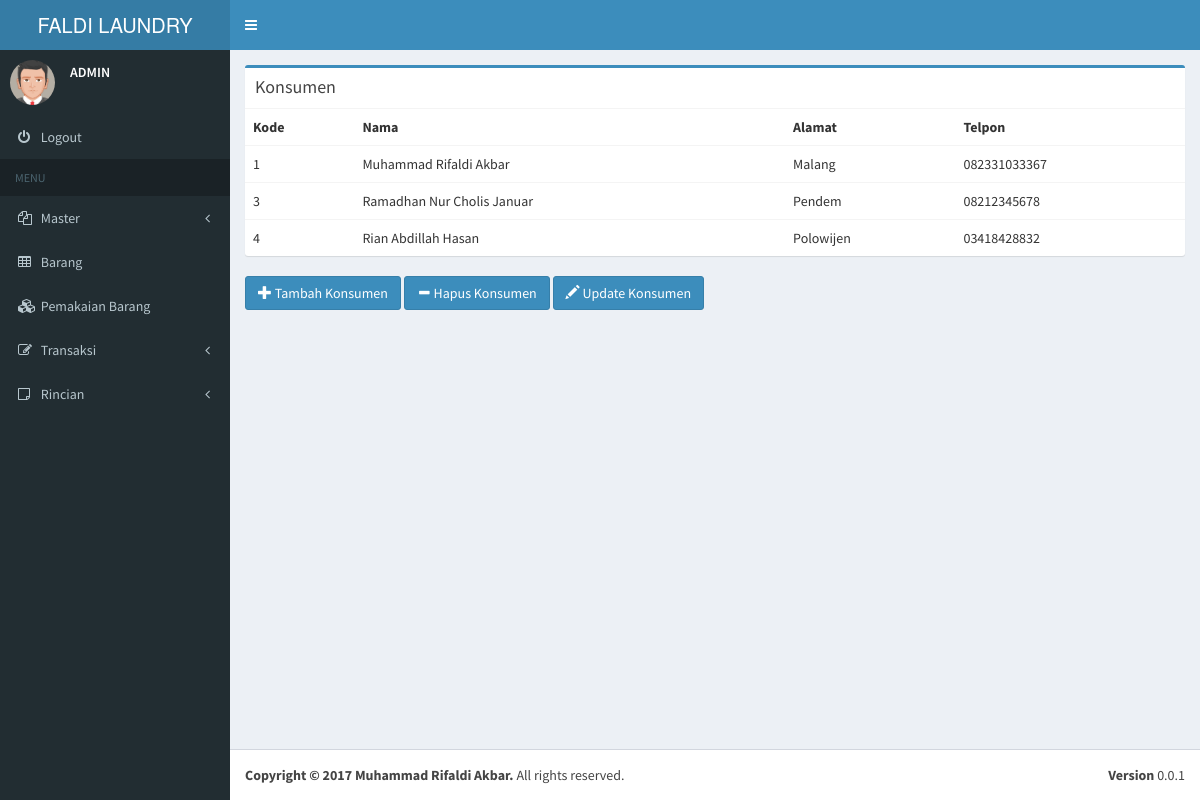
Page /Aplikasi/laundry/index.php?pages=konsumen (signed in) on the committed database.
### tables this page shows
CREATE TABLE `konsumen` (
  `KodeKonsumen` int(5) NOT NULL,
  `NmKonsumen` varchar(50) NOT NULL,
  `AlmKonsumen` varchar(50) NOT NULL,
  `TelpKonsumen` varchar(20) NOT NULL
);

### Aplikasi/laundry/pages/konsumen.php (the view, shortened to what this page needs)
<div class="row">
            <div class="col-xs-12">
              <div class="box box-primary">
                <div class="box-header">
                  <h3 class="box-title">Konsumen</h3>
                </div>
                <div class="box-body table-responsive no-padding">
                  <table class="table table-hover">
                    <tr>
                      <th>Kode</th>
                      <th>Nama</th>
                      <th>Alamat</th>
                      <th>Telpon</th>
                    </tr>
					<?php
					include('koneksi.php');
					$query = mysqli_query($connection, 'SELECT * FROM konsumen');
					if($query)
					{
						while($row = mysqli_fetch_row($query))
						{
							?>
							<tr>
							<td><?php echo $row[0]; ?></td>
							<td><?php echo $row[1]; ?></td>
							<td><?php echo $row[2]; ?></td>
							<td><?php echo $row[3]; ?></td>
							</tr>
							<?php
						}
					}
					?>
                  </table>
                </div>
              </div>
			  <a class="btn btn-primary" href="?pages=tambahkonsumen"><span class="glyphicon glyphicon-plus"></span> Tambah Konsumen</a>
			  <a class="btn btn-primary" href="?pages=hapuskonsumen"><span class="glyphicon glyphicon-minus"></span> Hapus Konsumen</a>
			  <a class="btn btn-primary" href="?pages=updatekonsumen"><span class="glyphicon glyphicon-pencil"></span> Update Konsumen</a>
            </div>
          </div>

### rows in the picture
konsumen: KodeKonsumen "1", NmKonsumen "Muhammad Rifaldi Akbar", AlmKonsumen "Malang", TelpKonsumen "082331033367"
konsumen: KodeKonsumen "3", NmKonsumen "Ramadhan Nur Cholis Januar", AlmKonsumen "Pendem", TelpKonsumen "08212345678"
konsumen: KodeKonsumen "4", NmKonsumen "Rian Abdillah Hasan", AlmKonsumen "Polowijen", TelpKonsumen "03418428832"

### other values in the picture
$_SESSION['username'] "ADMIN"
